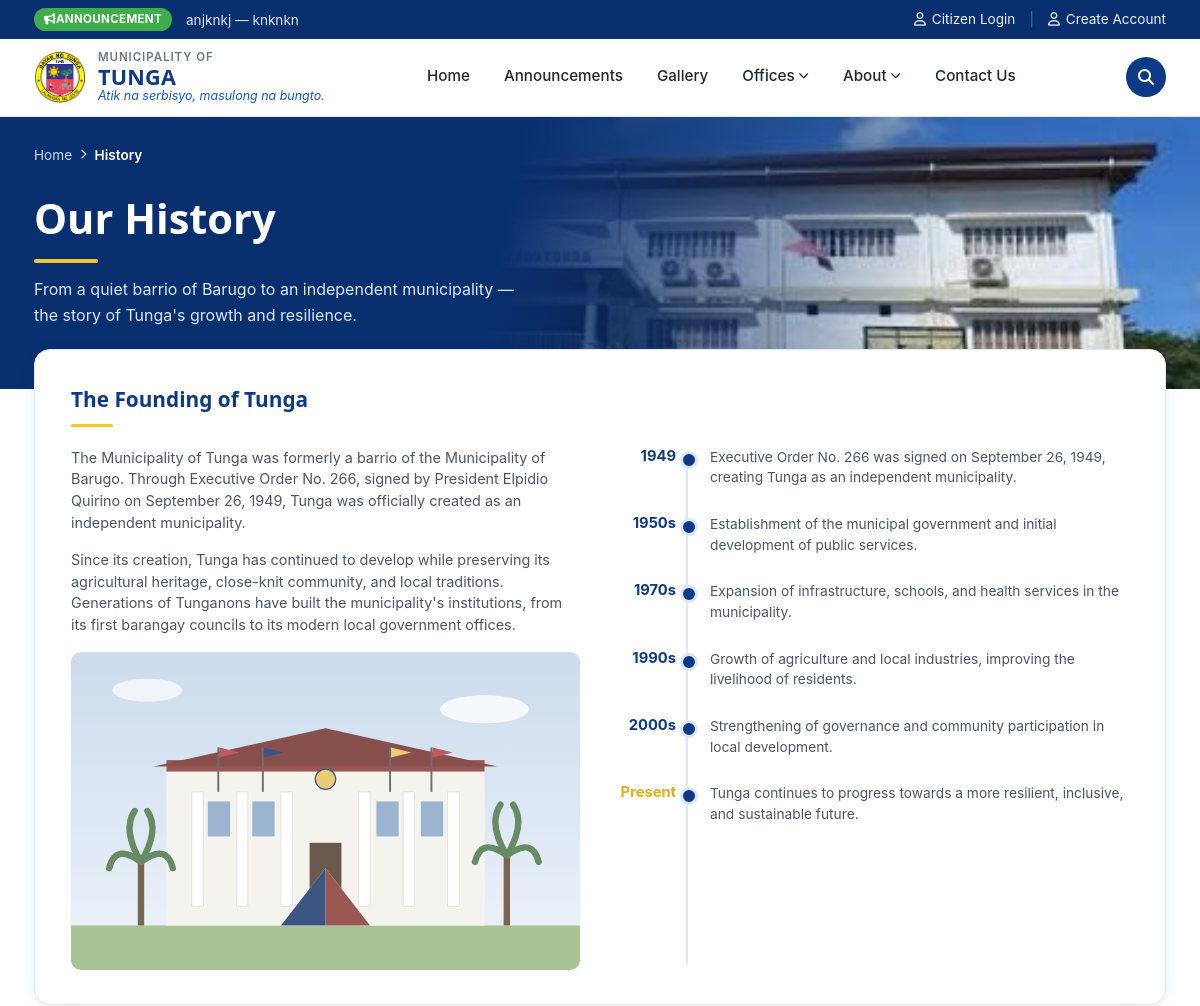
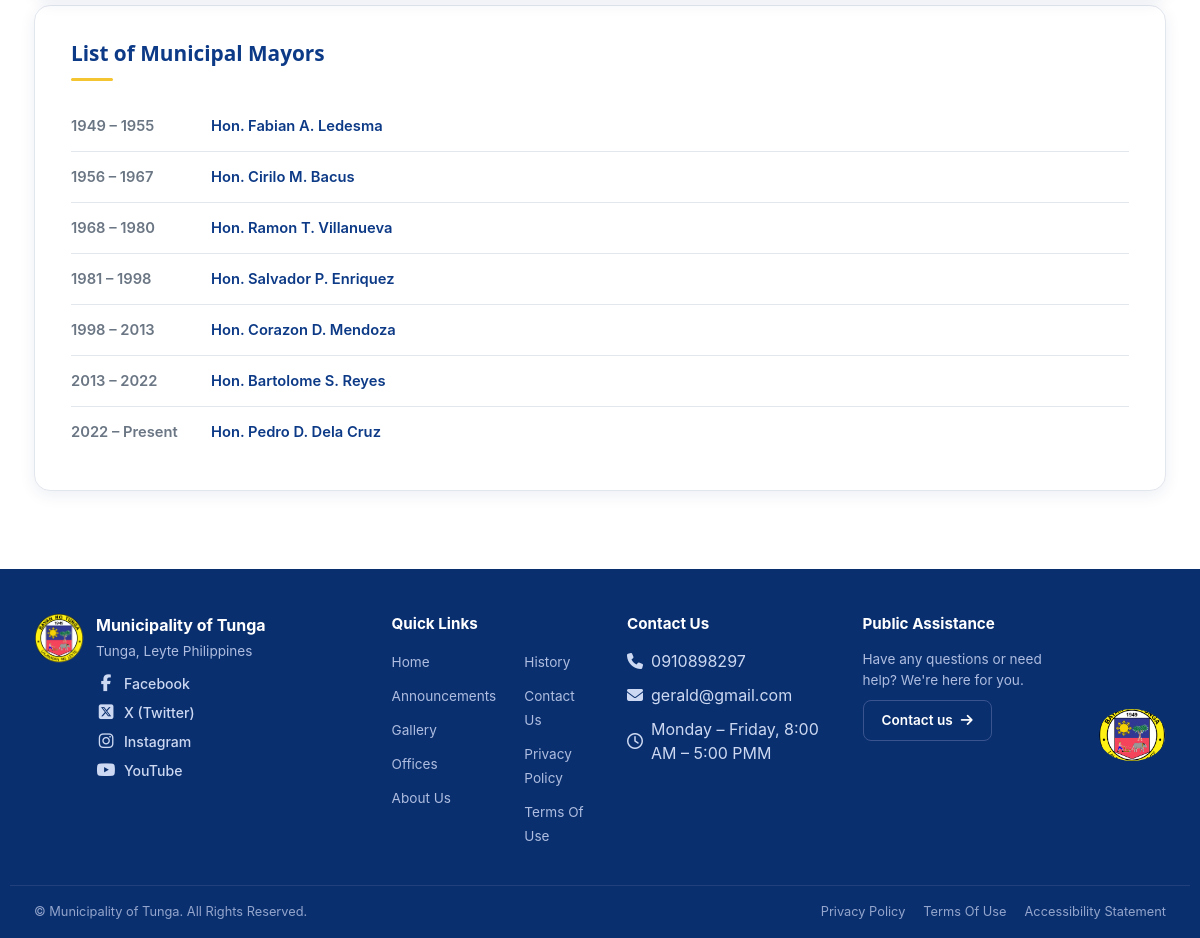
The page /history/ on the database its author committed (2 pictures, top to bottom).
### office_dashboard/models.py (models this page shows, shortened)
class PhotoGalleryMixin:
    cover_field = "image"

class Announcement(PhotoGalleryMixin, models.Model):
    STATUS_CHOICES = [
        ("pending", "Pending Approval"),
        ("published", "Published"),
        ("reject", "Reject"),
        ("returned", "Returned"),
        ("archive", "Archived"),
    ]
    PRIORITY_CHOICES = [
        ("Normal", "Normal"),
        ("Low", "Low"),
        ("High", "High"),
        ("Urgent", "Urgent"),
    ]
    representative = models.ForeignKey(
        OfficeRepresentative,
        on_delete=models.CASCADE,
        related_name="announcements"
    )
    title = models.CharField(max_length=255)
    subtitle = models.CharField(
        max_length=255,
        blank=True
    )
    category = models.CharField(
        max_length=100,
        blank=True
    )
    content = models.TextField(
        blank=True
    )
    image = models.ImageField(
        upload_to="announcements/",
        blank=True,
        null=True
    )
    author = models.CharField(
        max_length=255,
        blank=True
    )
    date_posted = models.DateField(
        null=True,
        blank=True
    )
    expiration_date = models.DateTimeField(
        null=True,
        blank=True
    )
    last_updated = models.DateTimeField(auto_now=True)
    priority = models.CharField(
        max_length=20,
        choices=PRIORITY_CHOICES,
        default="Normal"
    )
    status = models.CharField(
        max_length=20,
        choices=STATUS_CHOICES,
        default="pending"
    )
    admin_note = models.TextField(blank=True)
    is_pinned = models.BooleanField(default=False)
    @classmethod
    def public(cls):
        return cls.objects.filter(status="published").filter(
            Q(expiration_date__isnull=True) | Q(expiration_date__gt=timezone.now())
        )
    views = models.PositiveIntegerField(
        default=0
    )
    created_at = models.DateTimeField(
        auto_now_add=True
    )

### admin_dashboard/models.py (models this page shows, shortened)
class SiteContactInfo(models.Model):
    DEFAULT_TAGLINE = "Abtik na serbisyo, masulong na bungto."
    phone = models.CharField(max_length=50, blank=True)
    phone_local = models.CharField(max_length=50, blank=True)
    email = models.EmailField(blank=True)
    email_secondary = models.EmailField(blank=True)
    address = models.CharField(max_length=255, blank=True)
    facebook_name = models.CharField(max_length=150, blank=True)
    facebook_url = models.URLField(blank=True)
    office_hours = models.CharField(max_length=150, blank=True)
    logo = models.ImageField(upload_to="site/", blank=True, null=True)
    hero_banner = models.ImageField(upload_to="site/", blank=True, null=True)
    site_tagline = models.CharField(max_length=120, default=DEFAULT_TAGLINE, blank=True)
    social_facebook = models.URLField(blank=True)
    social_twitter = models.URLField(blank=True)
    social_instagram = models.URLField(blank=True)
    social_youtube = models.URLField(blank=True)
    show_facebook_footer = models.BooleanField(default=True)
    show_twitter_footer = models.BooleanField(default=True)
    show_instagram_footer = models.BooleanField(default=True)
    show_youtube_footer = models.BooleanField(default=True)
    last_updated = models.DateTimeField(auto_now=True)
    class Meta:
        verbose_name = "Site Contact Information"
        verbose_name_plural = "Site Contact Information"
    @classmethod
    def get_solo(cls):
        obj, _ = cls.objects.get_or_create(pk=1, defaults={
            'phone': '(053) 456 789',
            'phone_local': 'Local 100',
            'email': 'tunga@gmail.com',
            'email_secondary': 'info@tunga.gov.ph',
            'address': '2nd Floor, Municipal Hall, Tunga, Leyte',
            'facebook_name': 'Municipality of Tunga - Official',
            'office_hours': 'Monday – Friday, 8:00 AM – 5:00 PM',
        })
        return obj
    @property
    def tagline(self):
        return (self.site_tagline or "").strip() or self.DEFAULT_TAGLINE

### portal/views.py (the view)
# urls.py: path('history/', views.history, name='history'),
def history(request):
    return render(request, "portal/history.html")

### templates/portal/history.html (shortened to what this page needs)
{% extends "base.html" %}
{% load static %}
{% block content %}
<section class="page-hero">
  <img src="{% static 'images/lgu_bldg.jpeg' %}" alt="Tunga Municipal Hall" class="page-hero__bg">
  <div class="page-hero__scrim"></div>
  <div class="page-hero__inner">
    <div class="breadcrumb"><a href="{% url 'home' %}">Home</a> <i class="fa-solid fa-chevron-right" style="font-size:.65rem"></i> <span class="current">History</span></div>
    <h1>Our History</h1>
    <p>From a quiet barrio of Barugo to an independent municipality &mdash; the story of Tunga's growth and resilience.</p>
  </div>
</section>
<section class="history-wrap">
  <div class="container">
    <div class="panel history-panel">
      <h2 class="section-title">The Founding of Tunga</h2>
      <div class="history-grid">
        <div class="history-text">
          <p>The Municipality of Tunga was formerly a barrio of the Municipality of Barugo. Through Executive Order No. 266, signed by President Elpidio Quirino on September 26, 1949, Tunga was officially created as an independent municipality.</p>
          <p>Since its creation, Tunga has continued to develop while preserving its agricultural heritage, close-knit community, and local traditions. Generations of Tunganons have built the municipality's institutions, from its first barangay councils to its modern local government offices.</p>
          <img src="images/hero-building.svg" alt="Historic Tunga welcome arch" class="history-text__img">
        </div>
        <ul class="timeline">
          <li>
            <span class="timeline__year">1949</span>
            <p>Executive Order No. 266 was signed on September 26, 1949, creating Tunga as an independent municipality.</p>
          </li>
          <li>
            <span class="timeline__year">1950s</span>
            <p>Establishment of the municipal government and initial development of public services.</p>
          </li>
          <li>
            <span class="timeline__year">1970s</span>
            <p>Expansion of infrastructure, schools, and health services in the municipality.</p>
          </li>
          <li>
            <span class="timeline__year">1990s</span>
            <p>Growth of agriculture and local industries, improving the livelihood of residents.</p>
          </li>
          <li>
            <span class="timeline__year">2000s</span>
            <p>Strengthening of governance and community participation in local development.</p>
          </li>
          <li>
            <span class="timeline__year timeline__year--present">Present</span>
            <p>Tunga continues to progress towards a more resilient, inclusive, and sustainable future.</p>
          </li>
        </ul>
      </div>
    </div>
  </div>
</section>
<section class="history-mayors-wrap">
  <div class="container">
    <div class="panel history-mayors-panel">
      <h2 class="section-title">List of Municipal Mayors</h2>
      <ul class="mayors-list">
        <li><span class="mayors-list__term">1949 &ndash; 1955</span><span class="mayors-list__name">Hon. Fabian A. Ledesma</span></li>
        <li><span class="mayors-list__term">1956 &ndash; 1967</span><span class="mayors-list__name">Hon. Cirilo M. Bacus</span></li>
        <li><span class="mayors-list__term">1968 &ndash; 1980</span><span class="mayors-list__name">Hon. Ramon T. Villanueva</span></li>
        <li><span class="mayors-list__term">1981 &ndash; 1998</span><span class="mayors-list__name">Hon. Salvador P. Enriquez</span></li>
        <li><span class="mayors-list__term">1998 &ndash; 2013</span><span class="mayors-list__name">Hon. Corazon D. Mendoza</span></li>
        <li><span class="mayors-list__term">2013 &ndash; 2022</span><span class="mayors-list__name">Hon. Bartolome S. Reyes</span></li>
        <li><span class="mayors-list__term">2022 &ndash; Present</span><span class="mayors-list__name">Hon. Pedro D. Dela Cruz</span></li>
      </ul>
    </div>
  </div>
</section>
{% endblock %}

### templates/base.html (shortened to what this page needs)
{% load static %}
<!DOCTYPE html>
<html lang="en">
<head>
    <link rel="stylesheet" href="{% static 'css/base.css' %}">
    <link rel="stylesheet" href="{% static 'css/homepage.css' %}">
    <link rel="stylesheet" href="{% static 'css/offices.css' %}">
    <link rel="stylesheet" href="{% static 'css/announcements.css' %}">
    <link rel="stylesheet" href="{% static 'css/photo-collage.css' %}?v=1">
    <link rel="stylesheet" href="{% static 'css/gallery.css' %}">
    <link rel="stylesheet" href="{% static 'css/aboutus.css' %}">
    <link rel="stylesheet" href="{% static 'css/history.css' %}">
    <link rel="stylesheet" href="{% static 'css/contactus.css' %}">
    <link rel="stylesheet" href="{% static 'css/base.css' %}">
    <link rel="stylesheet" href="{% static 'css/auth.css' %}">
    <link rel="stylesheet" href="{% static 'css/mayorsoffice.css' %}">
    <link rel="stylesheet" href="https://cdnjs.cloudflare.com/ajax/libs/font-awesome/6.5.1/css/all.min.css">
</head>
<body>
  <header class="top-bar">
  <div class="container">
    <span class="top-bar__tag"><i class="fa-solid fa-bullhorn top-bar__tag-icon"></i><span class="top-bar__tag-text">Announcement</span></span>
    <span class="top-bar__msg-wrap">
      {% for a in ticker_announcements %}
        <span class="top-bar__msg{% if forloop.first %} top-bar__msg--active{% endif %}">{{ a.title }} — {{ a.subtitle|default:a.content|truncatewords:20 }}</span>
      {% empty %}
        <span class="top-bar__msg top-bar__msg--active">No announcements at this time.</span>
      {% endfor %}
    </span>
        <div class="top-bar__links">
          {% if user.is_authenticated %}
            <span class="top-bar__welcome">Welcome, {{ user.first_name|default:user.username }}</span>
            <span class="top-bar__divider">|</span>
            <div class="user-menu">
              <button type="button" class="user-menu__avatar" aria-label="Account menu">
                {{ user.first_name|default:user.username|slice:":1"|upper }}
                <span class="notif-dot" id="notifDot" hidden></span>
              </button>
            </div>
          {% else %}
            <a href="{% url 'login' %}"><i class="fa-regular fa-user"></i> <span>Citizen Login</span></a>
            <span class="top-bar__divider">|</span>
            <a href="{% url 'signup' %}"><i class="fa-regular fa-user"></i> <span>Create Account</span></a>
          {% endif %}
        </div>
  </div>
</header>
<nav class="site-header">
  <div class="container">
    <a href="{% url 'home' %}" class="brand">
      <img src="{% if site_contact.logo %}{{ site_contact.logo.url }}{% else %}{% static 'images/tunga_leyte_logo.png' %}{% endif %}" alt="Municipality of Tunga Seal" class="brand__seal">
      <div class="brand__text">
        <div class="brand__label">MUNICIPALITY OF</div>
        <div class="brand__name">TUNGA</div>
        <div class="brand__tagline">{{ site_contact.tagline|default:"Abtik na serbisyo, masulong na bungto." }}</div>
      </div>
    </a>
    <div class="main-nav" id="mainNav">
      <a href="{% url 'home' %}" class="{% if request.resolver_match.url_name == 'home' %}active{% endif %}">Home</a>
      <a href="{% url 'announcement' %}" class="{% if request.resolver_match.url_name == 'announcement' %}active{% endif %}">Announcements</a>
      <a href="{% url 'gallery' %}" class="{% if request.resolver_match.url_name == 'gallery' %}active{% endif %}">Gallery</a>
      <div class="nav-dropdown">
        <button type="button" class="nav-dropdown__trigger {% if request.resolver_match.app_name == 'offices' %}active{% endif %}" aria-haspopup="true" aria-expanded="false">
          Offices <i class="fa-solid fa-chevron-down nav-dropdown__chevron"></i>
        </button>
      </div>
      <div class="nav-dropdown">
        <button type="button" class="nav-dropdown__trigger {% if request.resolver_match.url_name == 'about' %}active{% endif %}" aria-haspopup="true" aria-expanded="false">
          About <i class="fa-solid fa-chevron-down nav-dropdown__chevron"></i>
        </button>
      </div>
      <a href="{% url 'contact' %}" class="{% if request.resolver_match.url_name == 'contact' %}active{% endif %}">Contact Us</a>
    </div>
    <div class="nav-search-wrap">
      <button type="button" class="nav-search" id="navSearchToggle" aria-label="Open search" aria-expanded="false">
        <i class="fa-solid fa-magnifying-glass"></i>
      </button>
    </div>
  </div>
</nav>
<main>
    {% block content %}
    {% endblock %}
</main>
<footer class="site-footer">
  <div class="footer-main container">
    <div class="footer-brand">
      <img src="{% if site_contact.logo %}{{ site_contact.logo.url }}{% else %}{% static 'images/seal.svg' %}{% endif %}" alt="Municipality of Tunga seal" class="footer-brand__seal">
      <div>
          <h4>Municipality of Tunga</h4>
          <p>Tunga, Leyte Philippines</p>
          <div class="footer-social-icons">
            {% if site_contact.social_facebook and site_contact.show_facebook_footer %}
              <a href="{{ site_contact.social_facebook }}" target="_blank" rel="noopener" class="footer-social-link footer-social-link--facebook" aria-label="Facebook"><i class="fa-brands fa-facebook-f"></i><span class="footer-social-link__name">Facebook</span></a>
            {% endif %}
            {% if site_contact.social_twitter and site_contact.show_twitter_footer %}
              <a href="{{ site_contact.social_twitter }}" target="_blank" rel="noopener" class="footer-social-link footer-social-link--twitter" aria-label="X (Twitter)"><i class="fa-brands fa-square-x-twitter"></i><span class="footer-social-link__name">X (Twitter)</span></a>
            {% endif %}
            {% if site_contact.social_instagram and site_contact.show_instagram_footer %}
              <a href="{{ site_contact.social_instagram }}" target="_blank" rel="noopener" class="footer-social-link footer-social-link--instagram" aria-label="Instagram"><i class="fa-brands fa-instagram"></i><span class="footer-social-link__name">Instagram</span></a>
            {% endif %}
            {% if site_contact.social_youtube and site_contact.show_youtube_footer %}
              <a href="{{ site_contact.social_youtube }}" target="_blank" rel="noopener" class="footer-social-link footer-social-link--youtube" aria-label="YouTube"><i class="fa-brands fa-youtube"></i><span class="footer-social-link__name">YouTube</span></a>
            {% endif %}
          </div>
      </div>
    </div>
    <div class="footer-col footer-col--links">
      <h5>Quick Links</h5>
      <div class="footer-col--links__grid">
        <ul>
          <li><a href="{% url 'home' %}">Home</a></li>
          <li><a href="{% url 'announcement' %}">Announcements</a></li>
          <li><a href="{% url 'gallery' %}">Gallery</a></li>
          <li><a href="{% url 'offices' %}">Offices</a></li>
          <li><a href="{% url 'about' %}">About Us</a></li>
        </ul>
        <ul>
          <li><a href="{% url 'history' %}">History</a></li>
          <li><a href="{% url 'contact' %}">Contact Us</a></li>
          <li><a href="#">Privacy Policy</a></li>
          <li><a href="#">Terms Of Use</a></li>
        </ul>
      </div>
    </div>
    <div class="footer-col footer-col--contact">
      <h5>Contact Us</h5>
      <ul>
        <li><i class="fa-solid fa-phone"></i> {{ site_contact.phone }}</li>
        <li><i class="fa-solid fa-envelope"></i> {{ site_contact.email }}</li>
        <li><i class="fa-regular fa-clock"></i> {{ site_contact.office_hours }}</li>
      </ul>
    </div>
    <div class="footer-col footer-assist">
      <h5>Public Assistance</h5>
      <p>Have any questions or need help? We're here for you.</p>
      <a href="{% url 'contact' %}" class="btn">Contact us <i class="fa-solid fa-arrow-right"></i></a>
    </div>
    <div class="footer-badge">
      <img src="{% if site_contact.logo %}{{ site_contact.logo.url }}{% else %}{% static 'images/tunga_leyte_logo.png' %}{% endif %}" alt="Municipality of Tunga Seal" class="brand__seal">
    </div>
  </div>
  <div class="footer-bottom container">
    <span>&copy; Municipality of Tunga. All Rights Reserved.</span>
    <div class="footer-bottom__links">
      <a href="#">Privacy Policy</a>
      <a href="#">Terms Of Use</a>
      <a href="#">Accessibility Statement</a>
    </div>
  </div>
</footer>
</body>
</html>

### rows shown on the page
Announcement: title "anjknkj", subtitle "knknkn"
SiteContactInfo: logo (picture), tagline "Atik na serbisyo, masulong na bungto.", phone "0910898297", email "gerald@gmail.com", office_hours "Monday – Friday, 8:00 AM – 5:00 PMM"
